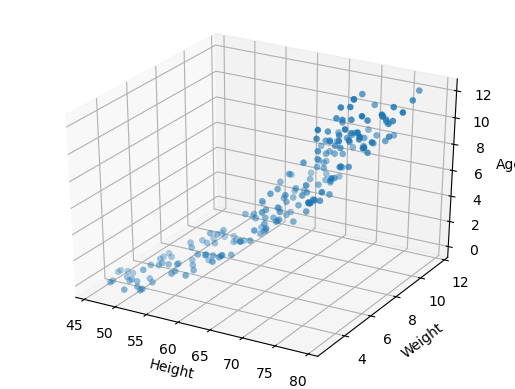

Generate this figure with Python:
import random
import sklearn
from mpl_toolkits.mplot3d import Axes3D
from sklearn.datasets import make_blobs
import numpy as np

import matplotlib.pyplot as plt
import matplotlib as mpl
mpl.use("pdf")

def create_baby_data(size):
    result = []
    for x in range(size):
        
        
        age_height = {0:(46,53),1:(51,58),2:(54,62),3:(57,65),4:(60,68),5:(62,70),6:(63,72),7:(65,73),8:(66,75),9:(68,76),10:(69,78),11:(70,79),12:(71,80)}
        age_weight = {0:(2.5,4.3),1:(3.4,5.7),2:(4.4,7.0),3:(5.1,7.9),4:(5.6,8.6),5:(6.1,9.2),6:(6.4,9.7),7:(6.7,10.2),8:(7.0,10.5),9:(7.2,10.9),10:(7.5,11.2),11:(7.4,11.5),12:(7.8,11.8)}
        age = random.randrange(0,13)
        height_range = age_height[age]
        weight_range = age_weight[age]
        height = random.randrange(height_range[0],height_range[1])
        weight = random.uniform(weight_range[0],weight_range[1])
        result.append((height,weight,age))
    return result

def plot_data(inputdata):
    inputdata = np.asarray(inputdata)
    x, y, z = inputdata[:,0], inputdata[:,1], inputdata[:,2]

    fig = plt.figure()
    ax = fig.add_subplot(111, projection='3d')
    ax.scatter(x, y, z, linewidth=0.2)
    ax.set_xlabel("Height")
    ax.set_ylabel("Weight")
    ax.set_zlabel("Age")

    plt.savefig('01.png', bbox_inches='tight')

data = create_baby_data(200)
print(data)
plot_data(data)